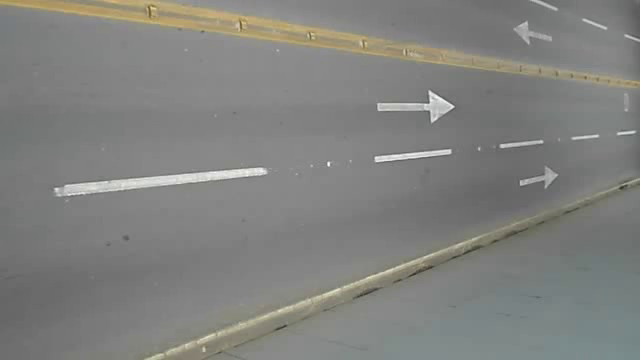
#> input picture frame 37 of lab05/data/dataset_video.avi, 640 x 360 px
$ python opticalflow.py
#> lines starting #> are read from the running program, lines starting #| are printed output that depends on the picture; after the words box and inside, x2 and y2 are one past the last pixel; in counts of white or black regions, pixels touching at a corner belong together
"""
Optical flow
Lab 05

https://opencv-python-tutroals.readthedocs.io/en/latest/py_tutorials/py_video/py_lucas_kanade/py_lucas_kanade.html
https://learnopencv.com/optical-flow-in-opencv/
https://stackoverflow.com/questions/61943240/quiver-plot-with-optical-flow
"""

import cv2
import numpy as np
import matplotlib.pyplot as plt

from icecream import ic

# [47 lines left out: functions ex_01_regular_grid, quiver_viz, not called in this run]

def ex_02_sparve_dense():
    """
    Compare sparse and dense optical flow in each channel
    """
    f = "dataset_video.avi"
    cap = cv2.VideoCapture("./data/"+f)

    ret, frame1 = cap.read()
#> frame1 is the input picture: shape (360, 640, 3); mean B, G, R 126.8, 129.6, 129.1
    prvs = cv2.cvtColor(frame1, cv2.COLOR_BGR2GRAY)
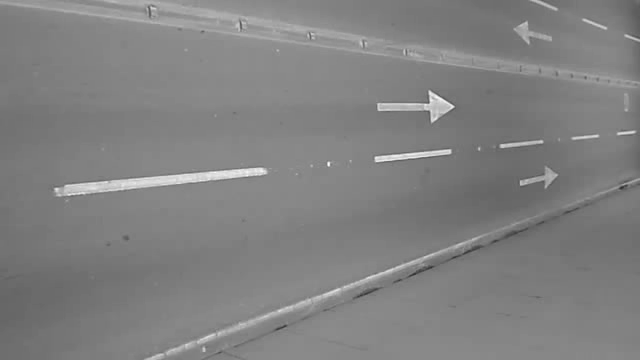
#> prvs: shape (360, 640); min 47, max 253, mean 129.1

    # Farneback parameters
    hsv_harneback = np.zeros_like(frame1)
    hsv_harneback[..., 1] = 255

    # L-K parameters
    # params for ShiTomasi corner detection
    feature_params = dict(maxCorners=100,
                          qualityLevel=0.3,
                          minDistance=7,
                          blockSize=7)

    # Parameters for lucas kanade optical flow
    lk_params = dict(winSize=(15, 15),
                     maxLevel=2,
                     criteria=(cv2.TERM_CRITERIA_EPS | cv2.TERM_CRITERIA_COUNT, 10, 0.03))
    # Take first frame and find corners in it
    old_gray = cv2.cvtColor(frame1, cv2.COLOR_BGR2GRAY)
    p0 = cv2.goodFeaturesToTrack(old_gray, mask=None, **feature_params)
#> p0 = 13 rows, first 8: [427, 101], [452, 106], [374, 159], [427, 112], [329, 164], [522, 182], [433, 119], [379, 108]
    # Create a mask image for drawing purposes
    mask = np.zeros_like(frame1)

    while (1):
        ret, frame2 = cap.read()
        next = cv2.cvtColor(frame2, cv2.COLOR_BGR2GRAY)

        # Calculate Flow farneback
        flow_farneback = cv2.calcOpticalFlowFarneback(prvs, next, None, 0.5, 3, 15, 3, 5, 1.2, 0)

        mag_farneback, ang_farneback = cv2.cartToPolar(flow_farneback[..., 0], flow_farneback[..., 1])
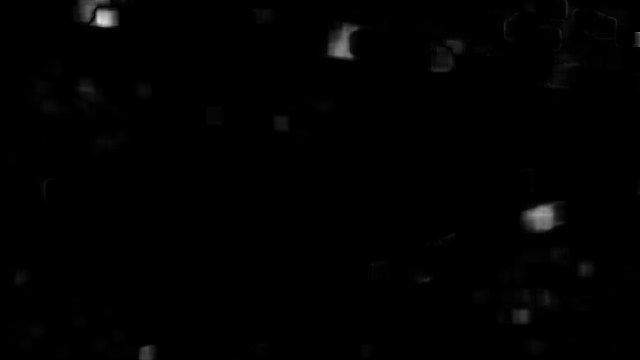
#> mag_farneback: shape (360, 640) float32; min 5.15e-16, max 0.862, mean 0.00673
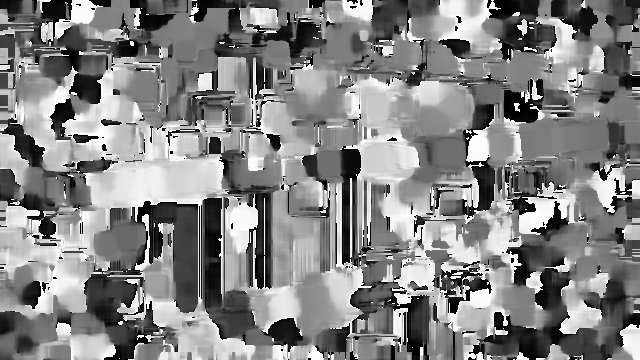
#> ang_farneback: shape (360, 640) float32; min 8.2e-06, max 6.28, mean 3.27; drawn with min black and max white
        hsv_harneback[..., 0] = ang_farneback * 180 / np.pi / 2
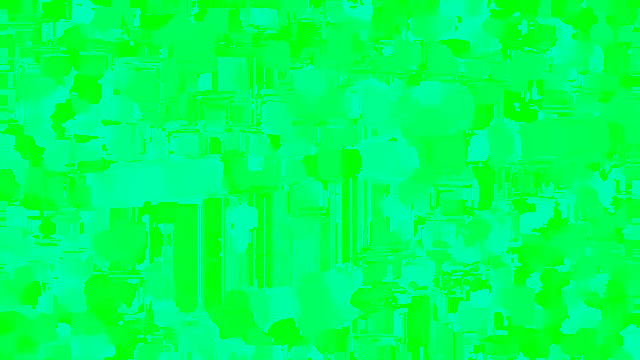
#> hsv_harneback: shape (360, 640, 3); mean of channels 0, 1, 2 93.1, 255, 0; drawn as B, G, R
        hsv_harneback[..., 2] = cv2.normalize(mag_farneback, None, 0, 255, cv2.NORM_MINMAX)
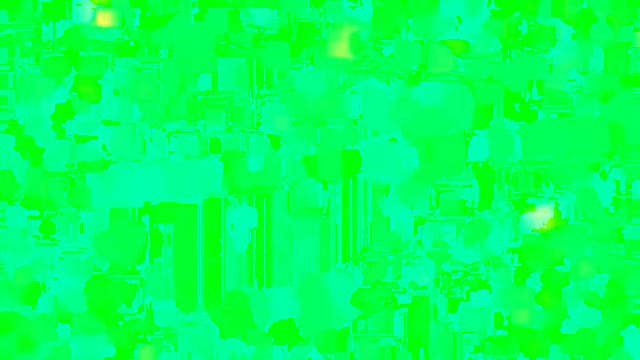
#> hsv_harneback: shape (360, 640, 3); 15.97% of pixels changed, all inside (x1, y1, x2, y2) = (5, 0, 640, 360); drawn as B, G, R
        rgb_harneback = cv2.cvtColor(hsv_harneback, cv2.COLOR_HSV2BGR)

        # Calculate Flow L-K


        # Finish loop
        prvs = next

        # GUI
        cv2.imshow('rgb_harneback', rgb_harneback)
        k = cv2.waitKey(30) & 0xff
#> (key Esc is pressed here)
        if k == 27:
            break

    cap.release()
    cv2.destroyAllWindows()


if __name__ == '__main__':
    # ex_01_regular_grid()
    ex_02_sparve_dense()

$ run again, starting later in the video
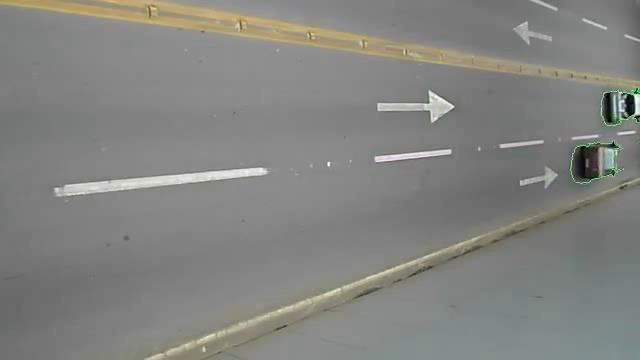
#> input picture frame 168 of lab05/data/dataset_video.avi, 640 x 360 px
#> in ex_02_sparve_dense, frame1 is the input picture: shape (360, 640, 3); mean B, G, R 128.7, 131.9, 131.4
#> p0 = 15 rows, first 8: [637, 112], [636, 96], [628, 115], [627, 96], [610, 95], [427, 101], [623, 109], [613, 144]
#> in ex_02_sparve_dense, `hsv_harneback[..., 2] = cv2.normalize(mag_farneback, None, 0, 255, cv2..`:
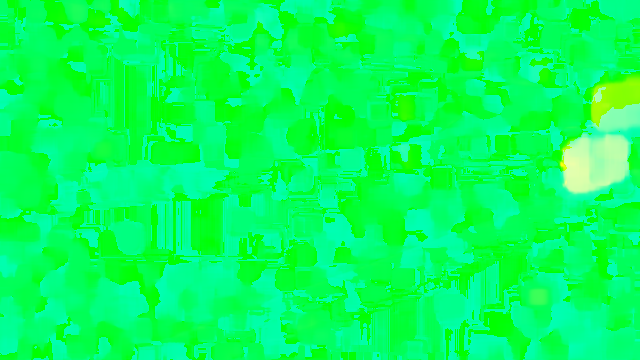
#> hsv_harneback: shape (360, 640, 3); mean of channels 0, 1, 2 91.6, 255, 4.8; drawn as B, G, R
#> in ex_02_sparve_dense, `rgb_harneback = cv2.cvtColor(hsv_harneback, cv2.COLOR_HSV2BGR)`:
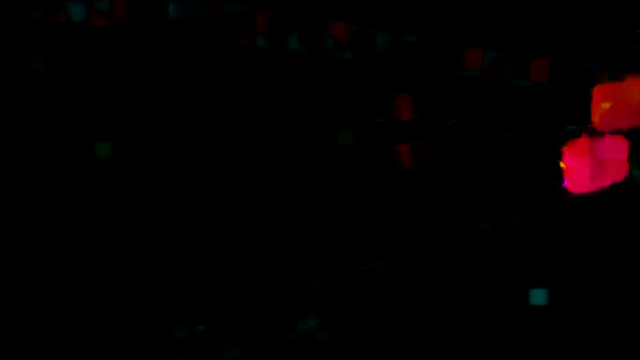
#> rgb_harneback: shape (360, 640, 3); mean B, G, R 1, 0.4, 4.5
